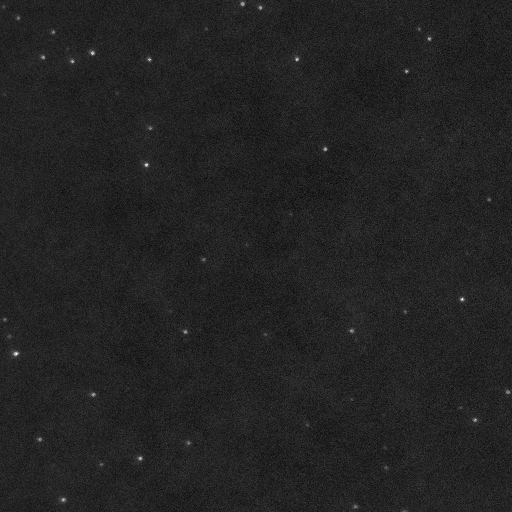
#> input picture Testing/TestSingleFullFrame512px.tiff, 512 x 512 px, found by its file name
$ python RealTimeSMLMAnalysisPhasor.py   (older library calls are emulated)
#> lines starting #> are read from the running program, lines starting #| are printed output that depends on the picture; long printed decimals are rounded
#Goal: real-time localization of SMLM data, testing different methods
from scipy.ndimage import gaussian_filter
from skimage.feature.peak import peak_local_max
import numpy as np
from PIL import Image
import time
import matplotlib.pyplot as plt
import math

import cv2
import numpy as np
from scipy import signal
from scipy.fftpack import fft2, fftshift, ifft2, ifftshift

def DoGFilter(im,g1,g2):
    #The sigma of the Gaussian filters is specificied for the Difference-of-Gaussian filter
    GaussFilterSigma1 = g1; #Sigma of the first Gaussian Filter (in pixels)
    GaussFilterSigma2 = g2; #Sigma of the second Gaussian Filter (in pixels)

    #We filter the image twice, with both sigma
    #The images are converted to float value to ensure negative numbers during subtraction
    Gauss1FilteredImage = gaussian_filter(im, sigma=GaussFilterSigma1).astype(float);
    Gauss2FilteredImage = gaussian_filter(im, sigma=GaussFilterSigma2).astype(float);
    #The difference of Gaussian is calculaed by subtracting the two images
    return Gauss1FilteredImage-Gauss2FilteredImage

def getLocalPeaks(DoGFilteredImage, ROIradius, stdmult = 2):
    MinValueLocalMax = np.std(DoGFilteredImage)*stdmult
    localpeaks = peak_local_max(DoGFilteredImage,min_distance=ROIradius,threshold_abs = MinValueLocalMax,exclude_border=ROIradius*2,num_peaks=500)
    return localpeaks

def getLocalPeaks_rawIm(im, ROIradius, stdmult = 2):
    MinValueLocalMax = np.std(im)*stdmult
    medianVal = np.median(im)
    localpeaks = peak_local_max(im,min_distance=ROIradius,threshold_abs = medianVal+MinValueLocalMax,exclude_border=ROIradius*2,num_peaks=500)
    return localpeaks

def getLocalizationList(localpeaks, im, ROIradius):
    localization_list = np.zeros((len(localpeaks),2))
    for l in range(0, len(localpeaks)):
        #Extract the ROI
        ROI = im[localpeaks[l,0]-ROIradius:localpeaks[l,0]+ROIradius+1,
                            localpeaks[l,1]-ROIradius:localpeaks[l,1]+ROIradius+1]
        #Get locations from phasor function
        t=phasor_fitting(ROI,ROIradius,[localpeaks[l,0],localpeaks[l,1]] )
        localization_list[l,:] = t
    return localization_list


#Function for phasor fitting
def phasor_fitting(ROI,ROIradius,localpeak):
  #Perform 2D Fourier transform over the complete ROI
  ROI_F = np.fft.fft2(ROI)

  #We have to calculate the phase angle of array entries [0,1] and [1,0] for
  #the sub-pixel x and y values, respectively
  #This phase angle can be calculated as follows:
  xangle = np.arctan(ROI_F[0,1].imag/ROI_F[0,1].real) - np.pi
  #Correct in case it's positive
  if xangle > 0:
    xangle -= 2*np.pi
  #Calculate position based on the ROI radius
  PositionX = abs(xangle)/(2*np.pi/(ROIradius*2+1));

  #Do the same for the Y angle and position
  yangle = np.arctan(ROI_F[1,0].imag/ROI_F[1,0].real) - np.pi
  if yangle > 0:
    yangle -= 2*np.pi
  PositionY = abs(yangle)/(2*np.pi/(ROIradius*2+1));

  #Get the final localization based on the ROI position
  LocalizationX = localpeak[1]-ROIradius+PositionX
  LocalizationY = localpeak[0]-ROIradius+PositionY
  return [LocalizationX, LocalizationY]

# From microEye:
class Filter:
    # Class attributes (shared among all instances)
    class_attribute = 0

    def __init__(self, param1=5, param2=5):
        # Constructor (initialize object-specific attributes)
        self.param1 = param1
        self.param2 = param2
        self.filterName = None
        self._radial_coordinates = None

    def instance_method(self):
        # Instance method (operates on an instance)
        return self.param1 + self.param2

    # [95 lines left out: functions class_method, radial_coordinate, butterworth_filter, gauss_bandpass_filter, not called in this run]

    def DoGFilter(self, sigma1 = 2.5, sigma2 = 5):
        self.filterName = 'DoGFilter'
        self.filter = [sigma1,sigma2]
        return self.filter

    def applyFilter(self, image: np.ndarray):
        '''Applies an FFT bandpass filter to the 2D image.

            Params
            -------
            image (np.ndarray)
                the image to be filtered.
        '''
        if self.filterName != 'DoGFilter':
            rows, cols = image.shape
            nrows = cv2.getOptimalDFTSize(rows)
            ncols = cv2.getOptimalDFTSize(cols)
            nimg = np.zeros((nrows, ncols))
            nimg[:rows, :cols] = image

            ft = fftshift(cv2.dft(np.float64(nimg), flags=cv2.DFT_COMPLEX_OUTPUT))

            img = np.zeros(nimg.shape, dtype=np.uint8)
            ft[:, :, 0] *= self.filter
            ft[:, :, 1] *= self.filter
            idft = cv2.idft(ifftshift(ft))
            idft = cv2.magnitude(idft[:, :, 0], idft[:, :, 1])
            cv2.normalize(
                idft, img, 0, 255, cv2.NORM_MINMAX, cv2.CV_8U)

            # exex = time.msecsTo(QDateTime.currentDateTime())
            return img[:rows, :cols]
        else:
            #We filter the image twice, with both sigma
            #The images are converted to float value to ensure negative numbers during subtraction
            Gauss1FilteredImage = gaussian_filter(im, sigma=self.filter[0]).astype(float);
            Gauss2FilteredImage = gaussian_filter(im, sigma=self.filter[1]).astype(float);
            #The difference of Gaussian is calculaed by subtracting the two images
            return Gauss1FilteredImage-Gauss2FilteredImage


#Load example image
im = np.double(Image.open('Testing/TestSingleFullFrame512px.tiff'))


newFilter = Filter()
# vv = newFilter.butterworth_filter(shape=(512,512),center = 60,width=60)
# vv = newFilter.gauss_bandpass_filter(shape=(512,512),center = 20,width=100)
vv = newFilter.DoGFilter(sigma1 = 2.5, sigma2 = 4.5)


start_time = time.perf_counter()
for _ in range(50):
    newim = newFilter.applyFilter(im)
#> this loop made 50 passes
#> pass 1, in applyFilter, `Gauss2FilteredImage = gaussian_filter(im, sigma=self.filter[1]).astype..`:
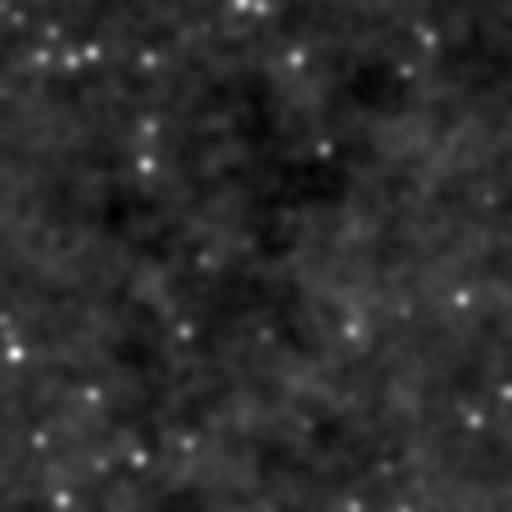
#> Gauss2FilteredImage: shape (512, 512) float64; min 453.3, max 683.6, mean 494.2; drawn with min black and max white
end_time = time.perf_counter()
elapsed_time_ms_1 = 1000*(end_time - start_time)/50
print(elapsed_time_ms_1)

# Set up the blob detector parameters
params = cv2.SimpleBlobDetector_Params()
params.filterByArea = True
params.minArea = 10
params.maxArea = 60
params.filterByColor = False
params.minDistBetweenBlobs = 3
params.filterByCircularity = False
params.filterByConvexity = False
params.filterByInertia = False
# Create a blob detector with the specified parameters
detector = cv2.SimpleBlobDetector_create(params)

newim -= np.min(newim) - 50

start_time = time.perf_counter()
for _ in range(10):
    # Detect blobs in the grayscale image
    keypoints = detector.detect(newim.astype(np.uint8))
    # Extract (x, y) positions of the keypoints
    keypoint_positions = [keypoint.pt for keypoint in keypoints]
# Print the positions
for (x, y) in keypoint_positions:
    print(f"KeyPoint at (x={x}, y={y})")
#> this loop made 45 passes
#> (x, y) on passes 1 to 12: (15.31, 353.3), (404.3, 509.6), (242, 3.3), (354.9, 506), (385.6, 467.4), (100.8, 464), (384.7, 447), (306.6, 424), (460.4, 407), (350.4, 398.7), (507.5, 391.6), (8.79, 336.1)
#| KeyPoint at (x=15.314, y=353.330)
#| KeyPoint at (x=404.286, y=509.591)
#| KeyPoint at (x=242.012, y=3.298)
#| KeyPoint at (x=354.855, y=505.990)
#| KeyPoint at (x=385.582, y=467.401)
#| KeyPoint at (x=100.765, y=464.003)
#| KeyPoint at (x=384.731, y=447.002)
#| KeyPoint at (x=306.625, y=424.030)
#> (further printed lines are left out)
end_time = time.perf_counter()
elapsed_time_ms_1 = 1000*(end_time - start_time)/10
print(elapsed_time_ms_1)


# Draw detected blobs on the original image
output_image = cv2.drawKeypoints(newim.astype(np.uint8), keypoints, None, (0, 0, 255),
                                  cv2.DRAW_MATCHES_FLAGS_DRAW_RICH_KEYPOINTS)
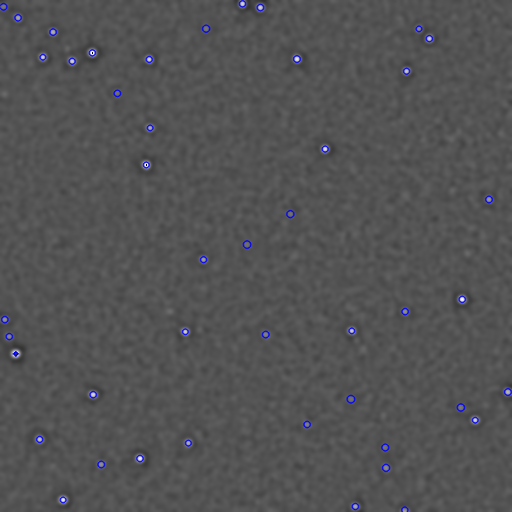
#> output_image: shape (512, 512, 3); mean of channels 0, 1, 2 82.8, 82.8, 83.9; drawn as R, G, B
cv2.imshow("Blob Detection", output_image)
cv2.waitKey(0)
cv2.destroyAllWindows()


# # Create a figure with two subplots
# fig, axes = plt.subplots(1, 3)

# # Display the first image on the left subplot
# axes[0].imshow(im, cmap='gray')
# axes[0].set_title('Image 1')

# # Display the second image on the right subplot
# axes[1].imshow(newim, cmap='gray')
# axes[1].set_title('Image 2')

# # Adjust the layout and spacing between subplots
# plt.tight_layout()

# # Show the figure with the subplots and images
# plt.show()


nrit = 10

start_time_full = time.perf_counter()
start_time = time.perf_counter()
for _ in range(0,nrit):
    imout = DoGFilter(im,2.5,4) #~15ms
end_time = time.perf_counter()
elapsed_time_ms_1 = 1000*(end_time - start_time)/nrit

start_time = time.perf_counter()
for _ in range(0,nrit):
    localpeaks = getLocalPeaks(imout,3) #~10ms
end_time = time.perf_counter()
elapsed_time_ms_2 = 1000*(end_time - start_time)/nrit

start_time = time.perf_counter()
for _ in range(0,nrit):
    SMLMlocs = getLocalizationList(localpeaks, im, 4) #~3ms
#> this loop made 10 passes
end_time = time.perf_counter()
elapsed_time_ms_3 = 1000*(end_time - start_time)/nrit

start_time = time.perf_counter()
for _ in range(0,nrit):
    localpeaks_2 = getLocalPeaks_rawIm(im,3,5)
end_time = time.perf_counter()
elapsed_time_ms_4 = 1000*(end_time - start_time)/nrit
elapsed_time_tot = (end_time - start_time_full)

for _ in range(0,nrit):
    SMLMlocs_2 = getLocalizationList(localpeaks_2, im, 4) #~3ms


print(f"Functions with {nrit:.0f} its took total {elapsed_time_tot:.8f} s to execute.")
print(f"Function 1 took average {elapsed_time_ms_1:.8f} ms to execute.")
print(f"Function 2 took average {elapsed_time_ms_2:.8f} ms to execute.")
print(f"Function 3 took average {elapsed_time_ms_3:.8f} ms to execute.")
print(f"Function 4 took average {elapsed_time_ms_4:.8f} ms to execute.")


#Show the found local maxima on top of the original image
plt.imshow(im,cmap='gray',vmin = 0, vmax = 1500)
plt.scatter(SMLMlocs[:,0], SMLMlocs[:,1], facecolors='none', edgecolors='r', s=80)
plt.scatter(SMLMlocs_2[:,0], SMLMlocs_2[:,1], facecolors='none', edgecolors='b', s=110)
plt.show()
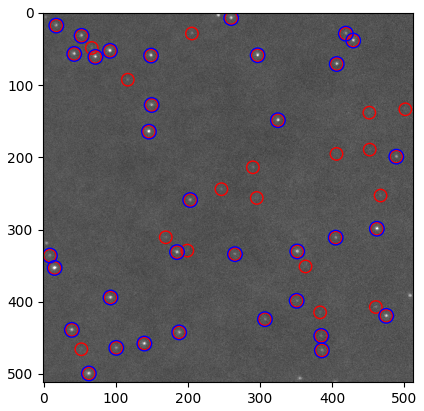
#> figure drawn by matplotlib, 1 panel
z=0
